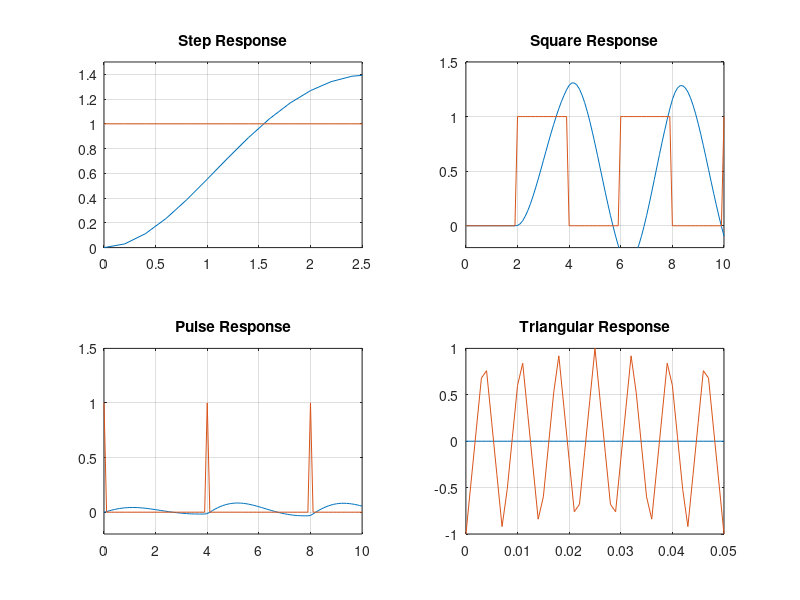

This figure's MATLAB source:
%%%Identifying the different responces of Electrical System%%%
%Intializing Variables%
R=1.4;
L=2;
C=0.32;
%Declaring State Space Variables%
A=[0 1/C;-1/L -R/L];
B=[0;1/L];
C=[1 0];
D=0;
%Simulating Systems by StateSpace%
eless=ss(A,B,C,D);
%Developing Step, Impulse, Square, Triangular Responses%
subplot(2,2,1);
[y1,t1]=step(eless);
u1=ones(size(t1));
plot(t1,y1,t1,u1);grid on;
axis([0,2.5,0,1.5])
StepError=y1(length(y1));
title('Step Response')

[square,t]=gensig('square',4,10,0.1);
subplot(2,2,2);
[y2,t2]=lsim(eless,square,t);
plot(t2,y2,t2,square);grid on;
axis([0,10,-0.2,1.5])
SquareError=y2(length(y2));
title('Square Response')

[impulse,t]=gensig('pulse',4,10,0.1);
subplot(2,2,3);
[y3,t3]=lsim(eless,impulse,t);
plot(t3,y3,t3,impulse);grid on;
axis([0,10,-0.2,1.5])
PulseError=y3(length(y3));
title('Pulse Response')

t=0:0.001:0.05 ;
tri=sawtooth(2*pi*140*t,0.5);
subplot(2,2,4);
[y4,t4]=lsim(eless,tri,t);
plot(t4,y4,t4,tri);grid on;
TriangularError=y4(length(y4));
title('Triangular Response')
